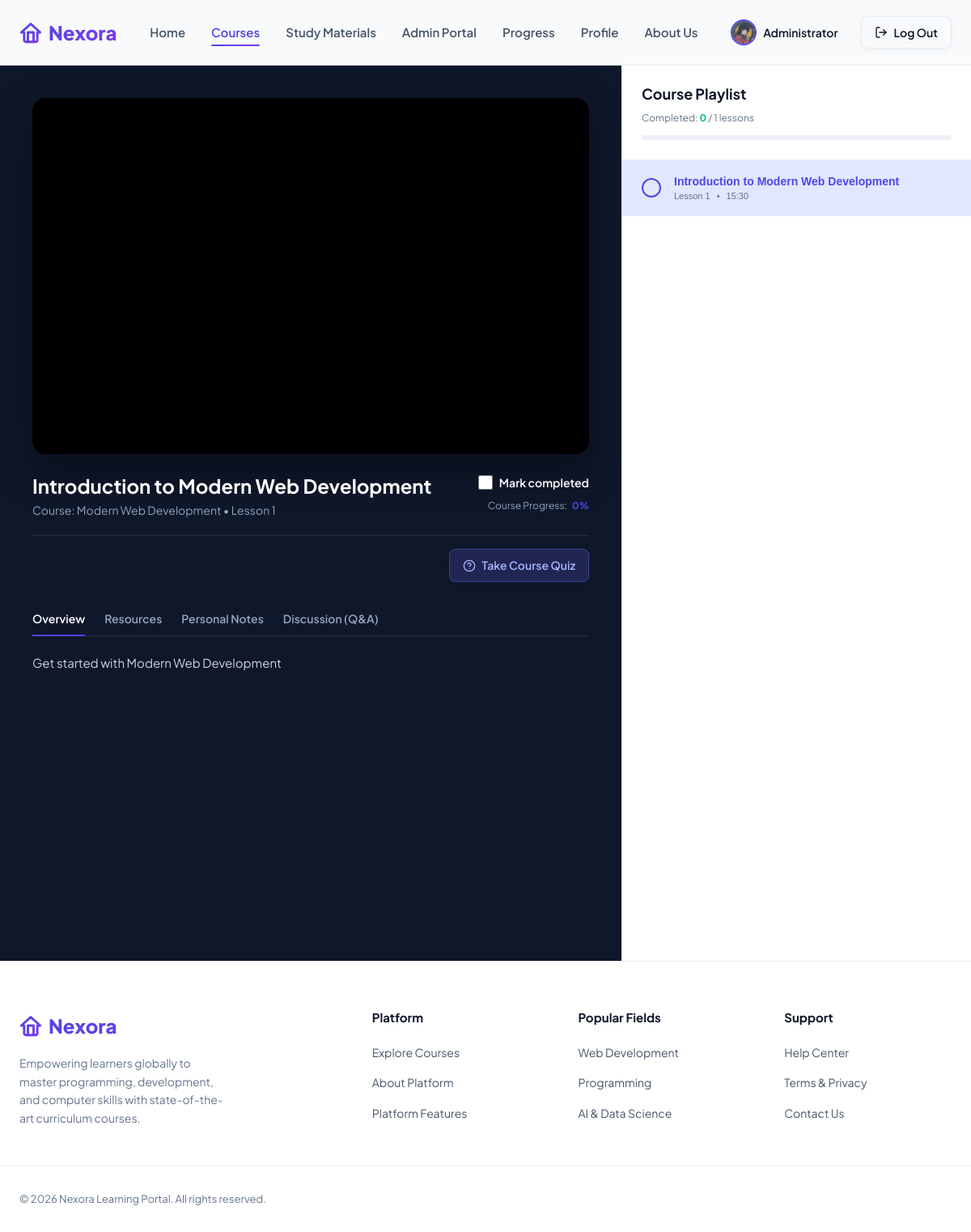
Page /course/web-development/learn/1 (signed in) on the committed database.
### models.py (models this page shows, shortened)
class BaseModel(db.Model):
    __abstract__ = True

class User(BaseModel):
    __tablename__ = 'users'
    id = db.Column(db.Integer, primary_key=True)
    name = db.Column(db.String(100), nullable=False)
    email = db.Column(db.String(120), unique=True, nullable=False, index=True)
    password_hash = db.Column(db.String(255), nullable=False)
    bio = db.Column(db.Text, nullable=True)
    phone = db.Column(db.String(20), nullable=True)
    headline = db.Column(db.String(100), nullable=True)
    avatar_url = db.Column(db.String(255), nullable=True)
    created_at = db.Column(db.DateTime, default=lambda: datetime.now(timezone.utc))
    enrollments = db.relationship('Enrollment', backref='user', lazy=True, cascade="all, delete-orphan")
    progress_records = db.relationship('Progress', backref='user', lazy=True, cascade="all, delete-orphan")

class Lecture(BaseModel):
    __tablename__ = 'lectures'
    id = db.Column(db.Integer, primary_key=True)
    course_id = db.Column(db.Integer, db.ForeignKey('courses.id'), nullable=False)
    title = db.Column(db.String(150), nullable=False)
    duration = db.Column(db.String(20), nullable=False)    # e.g., "10:15", "8:45"
    video_url = db.Column(db.String(255), nullable=False)  # URL to youtube, vimeo, or local file
    description = db.Column(db.Text, nullable=True)
    order_num = db.Column(db.Integer, nullable=False)      # Position inside the course curriculum
    resources = db.Column(db.Text, nullable=True)          # Markdown lists of resources, downloads, or links
    progress_records = db.relationship('Progress', backref='lecture', lazy=True, cascade="all, delete-orphan")
    comments = db.relationship('Comment', backref='lecture', lazy=True, cascade="all, delete-orphan")

class Course(BaseModel):
    __tablename__ = 'courses'
    id = db.Column(db.Integer, primary_key=True)
    title = db.Column(db.String(150), nullable=False)
    slug = db.Column(db.String(150), unique=True, nullable=False, index=True)
    description = db.Column(db.Text, nullable=False)
    category = db.Column(db.String(50), nullable=False, index=True)  # Web Development, Programming, Design, AI & Data
    difficulty = db.Column(db.String(20), nullable=False)  # Beginner, Intermediate, Advanced
    duration = db.Column(db.String(30), nullable=False)    # e.g., "12 hours", "8 hours"
    price = db.Column(db.Float, default=0.0)               # 0.0 means Free, or specific price e.g., 49.99
    thumbnail = db.Column(db.String(255), nullable=True)   # SVG or image URL
    gradient_start = db.Column(db.String(7), default='#4f46e5')  # Indigo
    gradient_end = db.Column(db.String(7), default='#7c3aed')    # Violet
    instructor = db.Column(db.String(100), default='Nexora Academy')
    rating = db.Column(db.Float, default=4.8)
    skills = db.Column(db.Text, nullable=True)
    requirements = db.Column(db.Text, nullable=True)
    created_at = db.Column(db.DateTime, default=lambda: datetime.now(timezone.utc))
    lectures = db.relationship('Lecture', backref='course', lazy=True, order_by='Lecture.order_num', cascade="all, delete-orphan")
    enrollments = db.relationship('Enrollment', backref='course', lazy=True, cascade="all, delete-orphan")
    materials = db.relationship('StudyMaterial', backref='course', lazy=True, cascade="all, delete-orphan")

### app.py (the view)
@app.route('/course/<slug>/learn/<int:lecture_id>')
@login_required
def learn(slug, lecture_id):
    course = Course.query.filter_by(slug=slug).first_or_404()
    enrollment = Enrollment.query.filter_by(user_id=g.user.id, course_id=course.id).first()
    if not enrollment:
        flash('You must enroll in this course to start learning.', 'warning')
        return redirect(url_for('course_details', slug=course.slug))
    lecture = Lecture.query.filter_by(id=lecture_id, course_id=course.id).first_or_404()
    lecture_video_url = normalize_video_url(lecture.video_url)
    all_lectures = Lecture.query.filter_by(course_id=course.id).order_by(Lecture.order_num).all()
    curr_index = next((i for i, l in enumerate(all_lectures) if l.id == lecture.id), 0)
    prev_lecture = all_lectures[curr_index - 1] if curr_index > 0 else None
    next_lecture = all_lectures[curr_index + 1] if curr_index < len(all_lectures) - 1 else None
    completed_lecture_ids = [
        p.lecture_id for p in Progress.query.filter_by(user_id=g.user.id).all()
    ]
    is_completed = lecture.id in completed_lecture_ids
    total_lectures = len(all_lectures)
    progress_percent = 0
    if total_lectures > 0:
        completed_count = sum(1 for l in all_lectures if l.id in completed_lecture_ids)
        progress_percent = int((completed_count / total_lectures) * 100)
    return render_template(
        'video.html',
        course=course,
        lecture=lecture,
        lecture_video_url=lecture_video_url,
        lectures=all_lectures,
        completed_lecture_ids=completed_lecture_ids,
        is_completed=is_completed,
        prev_lecture=prev_lecture,
        next_lecture=next_lecture,
        progress_percent=progress_percent
    )

### templates/video.html (shortened to what this page needs)
{% extends "base.html" %}
{% block content %}
<div class="video-workspace">
    <div class="video-player-container">
        <div class="video-frame-aspect">
            {% set video_lower = lecture_video_url|lower %}
            {% if video_lower.endswith('.mp4') or video_lower.endswith('.webm') or video_lower.endswith('.mov') or video_lower.endswith('.mkv') or video_lower.endswith('.avi') or video_lower.endswith('.ogg') %}
                <video controls preload="metadata" style="width:100%; height:100%; background:#000; border-radius:16px;">
                    <source src="{{ lecture_video_url }}" type="video/mp4">
                    Your browser does not support the video tag.
                </video>
            {% else %}
                <iframe src="{{ lecture_video_url }}?autoplay=0&rel=0&modestbranding=1"
                        title="{{ lecture.title }}"
                        allow="accelerometer; autoplay; clipboard-write; encrypted-media; gyroscope; picture-in-picture"
                        allowfullscreen>
                </iframe>
            {% endif %}
        </div>
        <div class="video-info-box">
            <div class="video-info-header">
                <div>
                    <h2 id="video-lecture-title">{{ lecture.title }}</h2>
                    <p style="color:#94a3b8; font-size:14px; margin-top:4px;">
                        Course: {{ course.title }} &bull; Lesson {{ lecture.order_num }}
                    </p>
                </div>
                <div style="display:flex; flex-direction:column; align-items:flex-end; gap:8px;">
                    <label style="display:inline-flex; align-items:center; gap:8px; font-weight:600; font-size:14px; color:white; cursor:pointer;">
                        <input type="checkbox" id="complete-checkbox"
                               data-lecture-id="{{ lecture.id }}"
                               data-course-slug="{{ course.slug }}"
                               style="accent-color:var(--color-primary); width:18px; height:18px;">
                        <span>Mark completed</span>
                    </label>
                    <div style="font-size:12px; color:#94a3b8; display:flex; align-items:center; gap:6px;">
                        <span>Course Progress:</span>
                        <span class="progress-num" style="font-weight:700; color:var(--color-primary);">{{ progress_percent }}%</span>
                    </div>
                </div>
            </div>
            <div class="video-nav-buttons" style="display:flex; justify-content:space-between; align-items:center; margin-top:20px; padding-top:16px; border-top:1px solid rgba(255,255,255,0.1);">
                <div style="display:flex; gap:10px;">
                    <a href="{{ url_for('quiz', course_id=course.id) }}" class="btn btn-secondary btn-sm" style="background:rgba(99, 102, 241, 0.2); color:#a5b4fc; border:1px solid rgba(99, 102, 241, 0.4);">
                        <i data-lucide="help-circle" style="width:16px;height:16px;"></i> Take Course Quiz
                    </a>
                </div>
            </div>
            <div class="video-tabs" style="margin-top:24px;">
                <button class="video-tab-btn active" data-tab="tab-overview">Overview</button>
                <button class="video-tab-btn" data-tab="tab-resources">Resources</button>
                <button class="video-tab-btn" data-tab="tab-notes">Personal Notes</button>
                <button class="video-tab-btn" data-tab="tab-discussion">Discussion (Q&A)</button>
            </div>
            <div class="video-tab-content">
                <div id="tab-overview" class="tab-pane active">
                    <div style="font-size:15px; color:#cbd5e1; line-height:1.7;">
                        <p>{{ lecture.description }}</p>
                    </div>
                </div>
            </div>
        </div>
    </div>
    <div class="video-playlist-sidebar">
        <div class="playlist-header">
            <h3>Course Playlist</h3>
            <div style="font-size:12px; color:var(--color-text-muted);">
                Completed: <span class="completed-count" style="font-weight:700; color:var(--color-success);">{{ progress_percent * lectures|length // 100 }}</span> / {{ lectures|length }} lessons
            </div>
            <div class="progress-container" style="height:6px; margin-top:12px; margin-bottom:0;">
            </div>
        </div>
        <div class="playlist-items">
            {% for item in lectures %}
                <button class="playlist-item-btn {% if item.id == lecture.id %}active{% endif %} {% if item.id in completed_lecture_ids %}completed{% endif %}"
                        data-lecture-id="{{ item.id }}"
                        onclick="window.location.href='{{ url_for('learn', slug=course.slug, lecture_id=item.id) }}'">
                    <div class="playlist-item-status-icon">
                    </div>
                    <div class="playlist-item-info">
                        <div class="playlist-item-title">{{ item.title }}</div>
                        <div class="playlist-item-meta">
                            <span>Lesson {{ item.order_num }}</span> &bull;
                            <span>{{ item.duration }}</span>
                        </div>
                    </div>
                </button>
            {% endfor %}
        </div>
    </div>
</div>
{% endblock %}

### templates/base.html (shortened to what this page needs)
<!DOCTYPE html>
<html lang="en">
<head>
    <link rel="stylesheet" href="{{ url_for('static', filename='css/style.css') }}">
</head>
<body>
    <header class="app-header">
        <div class="container navbar">
            <a href="{{ url_for('home') }}" class="logo" id="brand-logo">
                <svg xmlns="http://www.w3.org/2000/svg" width="28" height="28" viewBox="0 0 24 24" fill="none" stroke="currentColor" stroke-width="2.5" stroke-linecap="round" stroke-linejoin="round"><path d="m12 3-10 9h3v8a2 2 0 0 0 2 2h10a2 2 0 0 0 2-2v-8h3L12 3z"/><path d="M9 22V12h6v10"/></svg>
                Nexora
            </a>
            <nav>
                <ul class="nav-links">
                    <li><a href="{{ url_for('home') }}" class="nav-link {% if request.path == '/' %}active{% endif %}">Home</a></li>
                    <li><a href="{{ url_for('courses') }}" class="nav-link {% if request.path.startswith('/courses') or request.path.startswith('/course') %}active{% endif %}">Courses</a></li>
                    <li><a href="{{ url_for('materials') }}" class="nav-link {% if request.path.startswith('/materials') %}active{% endif %}">Study Materials</a></li>
                    {% if g.user %}
                        {% if g.user.email == 'admin@nexora.com' %}
                            <li><a href="{{ url_for('admin_dashboard') }}" class="nav-link {% if request.path.startswith('/admin') %}active{% endif %}">Admin Portal</a></li>
                        {% endif %}
                        <li><a href="{{ url_for('dashboard') }}" class="nav-link {% if request.path.startswith('/dashboard') %}active{% endif %}">Progress</a></li>
                        <li><a href="{{ url_for('profile') }}" class="nav-link {% if request.path.startswith('/profile') %}active{% endif %}">Profile</a></li>
                    {% endif %}
                    <li><a href="{{ url_for('about') }}" class="nav-link {% if request.path == '/about' %}active{% endif %}">About Us</a></li>
                </ul>
            </nav>
            <div class="nav-actions">
                {% if g.user %}
                    <a href="{{ url_for('profile') }}" class="user-pill" style="display:inline-flex; align-items:center; gap:8px; text-decoration:none; color:var(--color-text-title); font-weight:600; font-size:14px; margin-right:12px;">
                        <img src="{{ g.user.avatar_url or 'https://ui-avatars.com/api/?name=' + g.user.name + '&background=4f46e5&color=fff' }}" alt="{{ g.user.name }}" style="width:32px; height:32px; border-radius:50%; object-fit:cover; border:2px solid var(--color-primary);">
                        <span>{{ g.user.name.split(' ')[0] }}</span>
                    </a>
                    <a href="{{ url_for('logout') }}" class="btn btn-secondary btn-sm" id="nav-logout-btn"><i data-lucide="log-out" style="width:16px; height:16px;"></i> Log Out</a>
                {% else %}
                    <a href="{{ url_for('login') }}" class="btn btn-text btn-sm" id="nav-signin-btn">Sign In</a>
                    <a href="{{ url_for('register') }}" class="btn btn-primary btn-sm" id="nav-signup-btn">Sign Up</a>
                {% endif %}
            </div>
        </div>
    </header>
    <main style="flex-grow:1;">
        {% block content %}{% endblock %}
    </main>
    <footer class="app-footer">
        <div class="container footer-grid">
            <div class="footer-brand">
                <a href="{{ url_for('home') }}" class="logo">
                    <svg xmlns="http://www.w3.org/2000/svg" width="28" height="28" viewBox="0 0 24 24" fill="none" stroke="currentColor" stroke-width="2.5" stroke-linecap="round" stroke-linejoin="round"><path d="m12 3-10 9h3v8a2 2 0 0 0 2 2h10a2 2 0 0 0 2-2v-8h3L12 3z"/><path d="M9 22V12h6v10"/></svg>
                    Nexora
                </a>
                <p>Empowering learners globally to master programming, development, and computer skills with state-of-the-art curriculum courses.</p>
            </div>
            <div class="footer-links-col">
                <h4>Platform</h4>
                <ul>
                    <li><a href="{{ url_for('courses') }}">Explore Courses</a></li>
                    <li><a href="{{ url_for('about') }}">About Platform</a></li>
                    <li><a href="{{ url_for('home') }}#features">Platform Features</a></li>
                </ul>
            </div>
            <div class="footer-links-col">
                <h4>Popular Fields</h4>
                <ul>
                    <li><a href="{{ url_for('courses', category='Web Development') }}">Web Development</a></li>
                    <li><a href="{{ url_for('courses', category='Programming') }}">Programming</a></li>
                    <li><a href="{{ url_for('courses', category='AI & Data') }}">AI & Data Science</a></li>
                </ul>
            </div>
            <div class="footer-links-col">
                <h4>Support</h4>
                <ul>
                    <li><a href="#">Help Center</a></li>
                    <li><a href="#">Terms & Privacy</a></li>
                    <li><a href="#">Contact Us</a></li>
                </ul>
            </div>
        </div>
        <div class="container footer-bottom">
            <p>&copy; 2026 Nexora Learning Portal. All rights reserved.</p>
        </div>
    </footer>
</body>
</html>

### rows in the picture
User: user (picture), user.name "Administrator"
Lecture: title "Introduction to Modern Web Development", order_num "1", description "Get started with Modern Web Development", duration "15:30"
Course: title "Modern Web Development"

### other values in the picture
{{ progress_percent }} "0"
{{ progress_percent * lectures|length // 100 }} "0"
{{ lectures|length }} "1"
